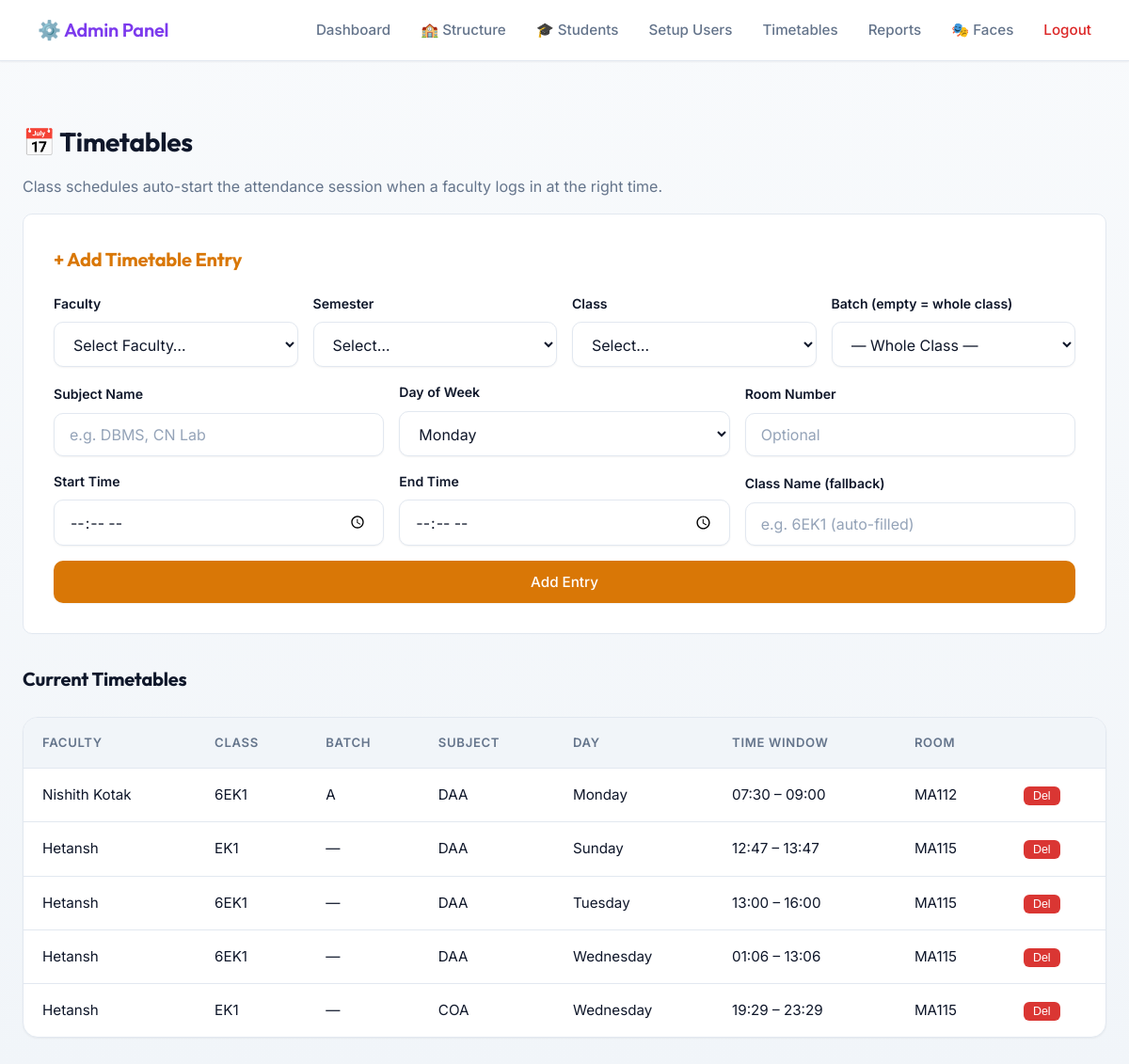
/admin/timetables (signed in), run on an earlier commit of the app's database.
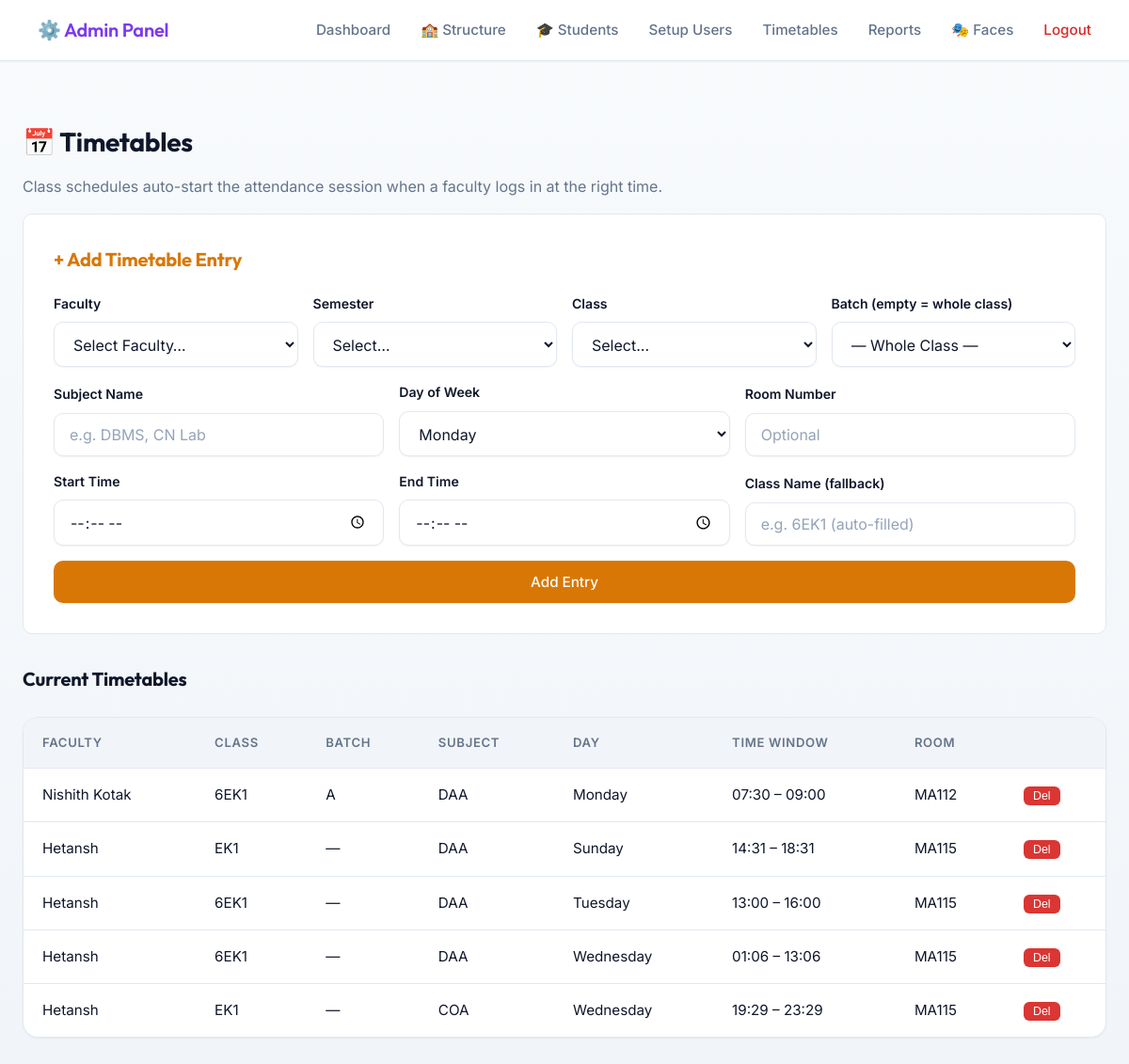
And on a later commit of the database.
### tables this page shows
CREATE TABLE timetables (
                id INTEGER PRIMARY KEY AUTOINCREMENT,
                faculty_id INTEGER NOT NULL,
                class_name TEXT NOT NULL,
                day_of_week TEXT NOT NULL,
                start_time TEXT NOT NULL,
                end_time TEXT NOT NULL,
                room_number TEXT,
                created_at TIMESTAMP DEFAULT CURRENT_TIMESTAMP, class_id INTEGER, batch_id INTEGER, subject_name TEXT,
                FOREIGN KEY (faculty_id) REFERENCES faculties(id)
            );

CREATE TABLE faculties (
                id INTEGER PRIMARY KEY AUTOINCREMENT,
                name TEXT NOT NULL,
                email TEXT UNIQUE NOT NULL,
                department TEXT NOT NULL,
                passcode_hash TEXT NOT NULL,
                created_at TIMESTAMP DEFAULT CURRENT_TIMESTAMP,
                is_active BOOLEAN DEFAULT 1
            );

### app.py (the view)
    def wrap(*args, **kwargs):
        if not session.get("admin_logged_in"):
            return redirect(url_for("admin_login"))
        return f(*args, **kwargs)

### app.py (called while the page is built)
def get_db():
    return Database()

def admin_required(f):
    def wrap(*args, **kwargs):
        if not session.get("admin_logged_in"):
            return redirect(url_for("admin_login"))
        return f(*args, **kwargs)
    wrap.__name__ = f.__name__
    return wrap

### database.py (called while the page is built, shortened)
    def connect(self):
        self.conn   = sqlite3.connect(DB_PATH)
        self.conn.row_factory = sqlite3.Row
        self.cursor = self.conn.cursor()

    def disconnect(self):
        if self.conn:
            self.conn.close()
            self.conn   = None
            self.cursor = None

    def _add_column_if_missing(self, table, column, col_type):
        self.cursor.execute(f"PRAGMA table_info({table})")
        columns = [row[1] for row in self.cursor.fetchall()]

    def get_all_faculties(self):
        self.connect()
        self.cursor.execute('SELECT * FROM faculties WHERE is_active = 1')
        r = self.cursor.fetchall(); self.disconnect(); return r

    def get_all_semesters(self):
        self.connect()
        self.cursor.execute('SELECT * FROM semesters ORDER BY number')
        r = self.cursor.fetchall(); self.disconnect(); return r

    def get_all_batches(self):
        self.connect()
        self.cursor.execute('''
            SELECT b.id, b.class_id, b.name, c.name as class_name, s.number as semester
            FROM batches b
            JOIN classes c ON b.class_id = c.id
            JOIN semesters s ON c.semester_id = s.id
            ORDER BY s.number, c.name, b.name
        ''')
        r = self.cursor.fetchall(); self.disconnect(); return r

    def get_all_timetables(self):
        self.connect()
        self.cursor.execute('''
            SELECT t.*, f.name as faculty_name
            FROM timetables t
            JOIN faculties f ON t.faculty_id = f.id
            ORDER BY t.day_of_week, t.start_time
        ''')
        r = self.cursor.fetchall(); self.disconnect(); return r

### templates/admin_timetables.html (shortened to what this page needs)
{% extends "admin_base.html" %}
{% block content %}
<div style="margin-top:1.5rem;">
    <h2>📅 Timetables</h2>
    <p style="color:var(--text-muted);">Class schedules auto-start the attendance session when a faculty logs in at the right time.</p>
</div>
<div style="background:var(--bg-card); padding:2rem; border-radius:var(--radius-md); border:1px solid var(--border-color); margin-bottom:2rem;">
    <h3 style="color:var(--accent-gold); margin-bottom:1.2rem;">+ Add Timetable Entry</h3>
    <form id="ttForm">
        <div style="display:grid; grid-template-columns:1fr 1fr 1fr 1fr; gap:1rem; margin-bottom:1rem; align-items:end;">
            <div class="form-group" style="margin:0;">
                <label>Faculty</label>
                <select id="t_faculty" required>
                    <option value="" disabled selected>Select Faculty…</option>
                </select>
            </div>
            <div class="form-group" style="margin:0;">
                <label>Semester</label>
                <select id="t_sem" onchange="loadTTClasses(this.value)">
                    <option value="">Select…</option>
                </select>
            </div>
            <div class="form-group" style="margin:0;">
                <label>Class</label>
                <select id="t_class_id" onchange="loadTTBatches(this.value)">
                    <option value="">Select…</option>
                </select>
            </div>
            <div class="form-group" style="margin:0;">
                <label>Batch (empty = whole class)</label>
                <select id="t_batch_id">
                    <option value="">— Whole Class —</option>
                </select>
            </div>
        </div>
        <div class="tt-grid" style="margin-bottom:1rem;">
            <div class="form-group" style="margin:0;">
                <label>Subject Name</label>
                <input type="text" id="t_subject" placeholder="e.g. DBMS, CN Lab">
            </div>
            <div class="form-group" style="margin:0;">
                <label>Day of Week</label>
                <select id="t_day" required>
                    {% for d in ["Monday","Tuesday","Wednesday","Thursday","Friday","Saturday","Sunday"] %}
                    <option value="{{ d }}">{{ d }}</option>
                    {% endfor %}
                </select>
            </div>
            <div class="form-group" style="margin:0;">
                <label>Room Number</label>
                <input type="text" id="t_room" placeholder="Optional">
            </div>
            <div class="form-group" style="margin:0;">
                <label>Start Time</label>
                <input type="time" id="t_start" required>
            </div>
            <div class="form-group" style="margin:0;">
                <label>End Time</label>
                <input type="time" id="t_end" required>
            </div>
            <div class="form-group" style="margin:0;">
                <label>Class Name (fallback)</label>
                <input type="text" id="t_class_name" placeholder="e.g. 6EK1 (auto-filled)">
            </div>
        </div>
        <button type="submit" class="btn btn-primary" style="background:var(--accent-gold);">Add Entry</button>
    </form>
</div>
<h3>Current Timetables</h3>
<div class="table-container">
<table>
    <thead>
        <tr>
            <th>Faculty</th><th>Class</th><th>Batch</th><th>Subject</th>
            <th>Day</th><th>Time Window</th><th>Room</th><th></th>
        </tr>
    </thead>
    <tbody>
        {% for t in timetables %}
        <tr id="ttrow-{{ t.id }}">
            <td>{{ t.faculty_name }}</td>
            <td>{{ t.class_name }}</td>
            <td>{{ t.batch or '—' }}</td>
            <td>{{ t.subject or '—' }}</td>
            <td>{{ t.day }}</td>
            <td>{{ t.start }} – {{ t.end }}</td>
            <td>{{ t.room or 'N/A' }}</td>
            <td>
                <button style="background:#da3633;color:#fff;border:none;border-radius:6px;padding:3px 10px;font-size:0.78rem;cursor:pointer;"
                    onclick="deleteTT({{ t.id }})">Del</button>
            </td>
        </tr>
        {% else %}
        <tr><td colspan="8" style="text-align:center;color:var(--text-muted);">No timetables yet.</td></tr>
        {% endfor %}
    </tbody>
</table>
</div>
{% endblock %}

### templates/admin_base.html (shortened to what this page needs)
<!DOCTYPE html>
<html lang="en">
<head>
    <link rel="stylesheet" href="{{ url_for('static', filename='css/styles.css') }}">
</head>
<body>
    <nav class="navbar">
        <div class="nav-brand" style="font-size: 1.25rem; font-weight: 600; color: var(--accent-purple);">
            ⚙️ Admin Panel
        </div>
        <div class="nav-links">
            <a href="{{ url_for('admin_dashboard') }}">Dashboard</a>
            <a href="{{ url_for('admin_structure') }}">🏫 Structure</a>
            <a href="{{ url_for('admin_students') }}">🎓 Students</a>
            <a href="{{ url_for('admin_setup') }}">Setup Users</a>
            <a href="{{ url_for('admin_timetables') }}">Timetables</a>
            <a href="{{ url_for('admin_reports') }}">Reports</a>
            <a href="{{ url_for('admin_faces') }}">🎭 Faces</a>
            <a href="{{ url_for('admin_logout') }}" style="color: var(--accent-red); margin-left: 2rem;">Logout</a>
        </div>
    </nav>
    <div class="container">
        {% block content %}{% endblock %}
    </div>
</body>
</html>

### static/css/styles.css (style rules this page uses)
:root { --bg-primary: #f8fafc; --bg-color-gradient: linear-gradient(180deg, #f8fafc 0%, #f1f5f9 100%); --bg-card: #ffffff; --bg-hover: #f1f5f9; --border-color: #e2e8f0; --border-light: #cbd5e1; --text-primary: #0f172a; --text-muted: #64748b; --text-inverse: #ffffff; --accent-blue: #4f46e5; --accent-blue-hover: #4338ca; --accent-green: #059669; --accent-green-hover: #047857; --accent-red: #dc2626; --accent-red-hover: #b91c1c; --accent-purple: #7c3aed; --accent-gold: #d97706; --shadow-sm: 0 1px 2px 0 rgba(0, 0, 0, 0.05); --shadow-md: 0 4px 6px -1px rgba(0, 0, 0, 0.05), 0 2px 4px -1px rgba(0, 0, 0, 0.03); --shadow-lg: 0 10px 15px -3px rgba(0, 0, 0, 0.08), 0 4px 6px -2px rgba(0, 0, 0, 0.04); --radius-md: 10px; --radius-lg: 16px; --radius-full: 9999px; --transition-fast: 0.15s ease-in-out; --transition-smooth: 0.3s cubic-bezier(0.4, 0, 0.2, 1); }
* { box-sizing: border-box; margin: 0; padding: 0; }
body { font-family: 'Inter', system-ui, -apple-system, sans-serif; background-color: var(--bg-primary); background-image: var(--bg-color-gradient); background-attachment: fixed; color: var(--text-primary); line-height: 1.6; min-height: 100vh; display: flex; flex-direction: column; -webkit-font-smoothing: antialiased; -moz-osx-font-smoothing: grayscale; }
h1, h2, h3, h4, .nav-brand { font-family: 'Outfit', 'Inter', sans-serif; font-weight: 700; letter-spacing: -0.01em; color: var(--text-primary); margin-bottom: 0.75rem; }
h2 { font-size: 1.75rem; }
h3 { font-size: 1.25rem; }
p { margin-bottom: 1rem; color: var(--text-muted); }
.container { max-width: 1200px; margin: 0 auto; padding: 2.5rem 1.5rem; width: 100%; animation: fadeIn 0.4s ease-out; }
.navbar { background: var(--bg-card); border-bottom: 1px solid var(--border-color); padding: 1rem 2.5rem; display: flex; justify-content: space-between; align-items: center; position: sticky; top: 0; z-index: 50; box-shadow: var(--shadow-sm); }
.nav-brand { margin-bottom: 0; }
.nav-links { display: flex; align-items: center; flex-wrap: wrap; }
.nav-links a, .nav-links span { color: var(--text-muted); text-decoration: none; margin-left: 2rem; font-weight: 500; font-size: 0.95rem; transition: var(--transition-fast); }
.nav-links a[style*="color: #da3633"], .nav-links a[style*="color: var(--accent-red)"] { color: var(--accent-red) !important; }
.form-group { margin-bottom: 1.5rem; }
label { display: block; margin-bottom: 0.5rem; font-weight: 600; font-size: 0.88rem; color: var(--text-primary); }
input, select { width: 100%; padding: 0.75rem 1rem; background: #ffffff; border: 1px solid var(--border-color); border-radius: var(--radius-md); color: var(--text-primary); font-family: inherit; font-size: 1rem; box-shadow: var(--shadow-sm); transition: all var(--transition-fast); }
input::placeholder, select::placeholder { color: #94a3b8; }
.btn { display: inline-block; padding: 0.75rem 1.5rem; border: 1px solid transparent; border-radius: var(--radius-md); font-family: inherit; font-weight: 500; font-size: 0.95rem; cursor: pointer; text-align: center; transition: all var(--transition-fast); color: var(--text-inverse); text-decoration: none; width: 100%; box-shadow: var(--shadow-sm); display: flex; align-items: center; justify-content: center; gap: 0.5rem; }
.btn-primary { background: var(--accent-blue); }
.table-container { background: var(--bg-card); border-radius: var(--radius-lg); border: 1px solid var(--border-color); overflow-x: auto; margin-top: 1.5rem; box-shadow: var(--shadow-sm); -webkit-overflow-scrolling: touch; }
table { width: 100%; border-collapse: collapse; min-width: 600px; }
th, td { padding: 1rem 1.25rem; text-align: left; border-bottom: 1px solid var(--border-color); font-size: 0.95rem; color: var(--text-primary); }
th { background: var(--bg-hover); color: var(--text-muted); font-weight: 600; font-size: 0.82rem; text-transform: uppercase; letter-spacing: 0.05em; white-space: nowrap; }
tr { transition: background var(--transition-fast); }
tr:last-child td { border-bottom: none; }

### templates/admin_timetables.html (style rules this page uses)
.tt-grid { display:grid; grid-template-columns:repeat(3,1fr); gap:1rem; align-items:end; }

What changed in the data, as far as the page shows it:
removed timetables: faculty_name "Hetansh", class_name "EK1", batch "—", subject_name "DAA", day "Sunday", start "12:47", end "13:47", room_number "MA115"
added timetables: faculty_name "Hetansh", class_name "EK1", batch "—", subject_name "DAA", day "Sunday", start "14:31", end "18:31", room_number "MA115"
